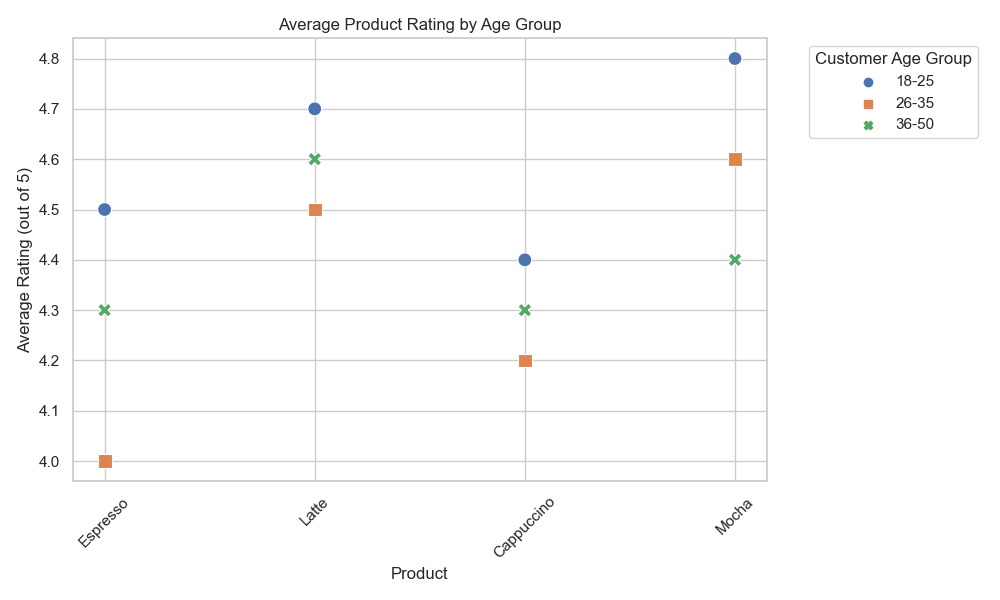

Write Python code to recreate this figure.

import seaborn as sns
import pandas as pd
import matplotlib.pyplot as plt

# Define the data as a list of dictionaries
data = [
    {'Product': 'Espresso', 'Customer Age Group': '18-25', 'Average Rating (out of 5)': 4.5},
    {'Product': 'Espresso', 'Customer Age Group': '26-35', 'Average Rating (out of 5)': 4.0},
    {'Product': 'Espresso', 'Customer Age Group': '36-50', 'Average Rating (out of 5)': 4.3},
    {'Product': 'Latte', 'Customer Age Group': '18-25', 'Average Rating (out of 5)': 4.7},
    {'Product': 'Latte', 'Customer Age Group': '26-35', 'Average Rating (out of 5)': 4.5},
    {'Product': 'Latte', 'Customer Age Group': '36-50', 'Average Rating (out of 5)': 4.6},
    {'Product': 'Cappuccino', 'Customer Age Group': '18-25', 'Average Rating (out of 5)': 4.4},
    {'Product': 'Cappuccino', 'Customer Age Group': '26-35', 'Average Rating (out of 5)': 4.2},
    {'Product': 'Cappuccino', 'Customer Age Group': '36-50', 'Average Rating (out of 5)': 4.3},
    {'Product': 'Mocha', 'Customer Age Group': '18-25', 'Average Rating (out of 5)': 4.8},
    {'Product': 'Mocha', 'Customer Age Group': '26-35', 'Average Rating (out of 5)': 4.6},
    {'Product': 'Mocha', 'Customer Age Group': '36-50', 'Average Rating (out of 5)': 4.4}
]

# Convert the list of dictionaries to a pandas DataFrame
df = pd.DataFrame(data)

# Set up the markers for each age group
markers = {"18-25": "o", "26-35": "s", "36-50": "X"}

# Create a scatter plot
sns.scatterplot(data=df, x='Product', y='Average Rating (out of 5)', 
                style='Customer Age Group', hue='Customer Age Group', 
                palette='deep', markers=markers, s=100)

# Enhance the plot to make it more readable
plt.title('Average Product Rating by Age Group')
plt.xlabel('Product')
plt.ylabel('Average Rating (out of 5)')
plt.legend(title='Customer Age Group', bbox_to_anchor=(1.05, 1), loc='upper left')
plt.xticks(rotation=45)  # Rotate x-axis labels for better readability
plt.tight_layout()  # Adjust layout to prevent clipping of labels

# Show the plot
plt.show()
